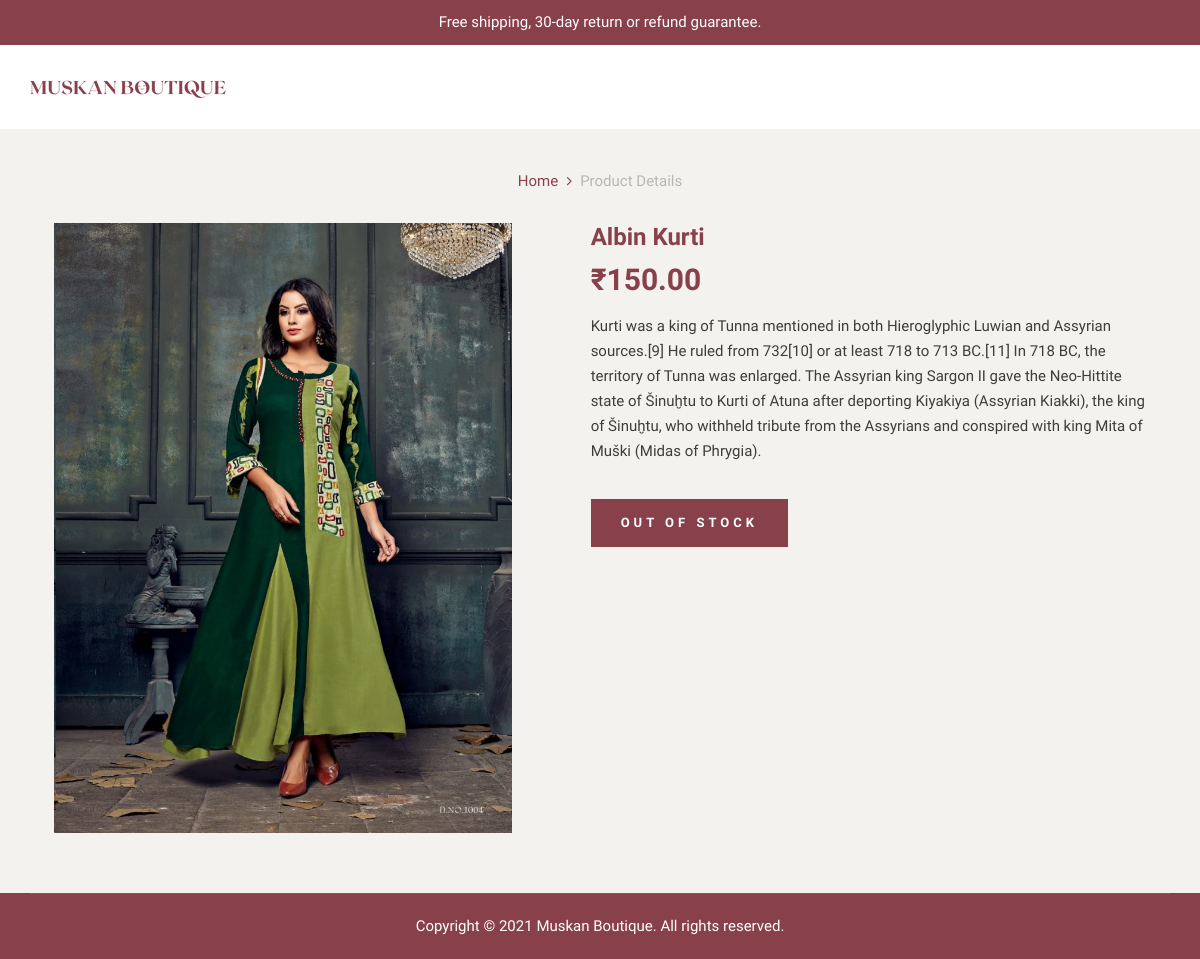
Page /product/1 on the committed database.
### mbapp/models.py (models this page shows, shortened)
class Product(models.Model):
    name = models.CharField(max_length=200)
    price = models.DecimalField(max_digits=6, decimal_places=2)
    description = models.TextField()
    image = models.ImageField(upload_to='images')
    sale = models.BooleanField(default=False)
    out_of_stock = models.BooleanField(default=False)
    created_date = models.DateTimeField(auto_now_add=True)

### mbapp/views.py (the view)
# urls.py: path('product/<str:product_id>', views.single_product, name='single_product'),
def single_product(request, product_id):
    one_product = get_object_or_404(Product, id=product_id)
    params = {
        'one_product':one_product,
    }
    return render(request, 'shop-details.html', params)

### templates/shop-details.html
{% extends 'base.html' %}
{% load static %}
{% block content %}
<section class="shop-details">
    <div class="product__details__pic">
        <div class="container">
            <div class="row">
                <div class="col-lg-12">
                    <div class="product__details__breadcrumb">
                        <a href="{% url 'index' %}">Home</a>
                        <span>Product Details</span>
                    </div>
                </div>
            </div>
            <div class="row d-flex justify-content-around">
                <div class="col-lg-5 col-md-9">
                    <div class="tab-content">
                        <div class="tab-pane active" id="tabs-1" role="tabpanel">
                            <div class="product__details__pic__item">
                                <img src="{{one_product.image.url}}" alt="">
                            </div>
                        </div>
                    </div>
                </div>
                <div class="col-lg-6 col-md-9">
                    <div class="product__details__text text-lg-left mt-4 mt-lg-0">
                        <h4>{{one_product.name}}</h4>
                        <h3>₹{{one_product.price}}</h3>
                        <p>{{one_product.description}}</p>
                        <div class="product__details__cart__option">
                            {% if one_product.out_of_stock %}
                            <a href="#" class="primary-btn">out of stock</a>
                            {% else %}
                            <a href="https://wa.me/919712384280/?text={{ request.build_absolute_uri }}"
                                class="primary-btn"> <i class="fa fa-whatsapp"></i> buy now</a>
                            {% endif %}
                        </div>
                    </div>
                </div>
            </div>
        </div>
    </div>
</section>
{% endblock content %}

### mbapp/static/mbapp/css/style.css (style rules this page uses)
html, body { height: 100%; font-family: "Nunito Sans", sans-serif; -webkit-font-smoothing: antialiased; scroll-behavior: smooth; }
h1, h2, h3, h4, h5, h6 { margin: 0; color: #111111; font-weight: 400; font-family: "Nunito Sans", sans-serif; }
h3 { font-size: 30px; }
h4 { font-size: 24px; }
p { font-size: 15px; font-family: "Nunito Sans", sans-serif; color: #3d3d3d; font-weight: 400; line-height: 25px; margin: 0 0 15px 0; }
img { max-width: 100%; }
.primary-btn { display: inline-block; font-size: 13px; font-weight: 700; text-transform: uppercase; padding: 14px 30px; color: #ffffff; background: #88404B; letter-spacing: 4px; }
.product__details__pic { text-align: center; background: #f3f2ee; padding: 40px 0 60px; }
.product__details__breadcrumb { margin-bottom: 30px; }
.product__details__breadcrumb a { font-size: 15px; color: #88404b; margin-right: 18px; display: inline-block; position: relative; }
.product__details__breadcrumb a:after { position: absolute; right: -14px; top: 0; content: ""; font-family: "FontAwesome"; }
.product__details__breadcrumb span { font-size: 15px; color: #b7b7b7; display: inline-block; }
.product__details__pic__item { position: relative; }
.product__details__text { text-align: center; }
.product__details__text h4 { color: #88404b; font-weight: 700; margin-bottom: 10px; }
.product__details__text h3 { color: #88404b; font-weight: 700; margin-bottom: 16px; }
.product__details__text p { margin-bottom: 35px; }
.product__details__cart__option { margin-bottom: 25px; }
@media only screen and (min-width: 1200px) { .container { max-width: 1170px; } }

### rows in the picture
Product: image (picture), name "Albin Kurti", price "150.00", description "Kurti was a king of Tunna mentioned in both Hieroglyphic Luwian and Assyrian sources.[9] He ruled from 732[10] or at least 718 to 713 BC.[11] In 718 BC, the territory of Tunna was enlarged. The Assyrian king Sargon II gave the Neo-Hittite state of Šinuḫtu to Kurti of Atuna after deporting Kiyakiya (Assyrian Kiakki), the king of Šinuḫtu, who withheld tribute from the Assyrians and conspired with king Mita of Muški (Midas of Phrygia)."
